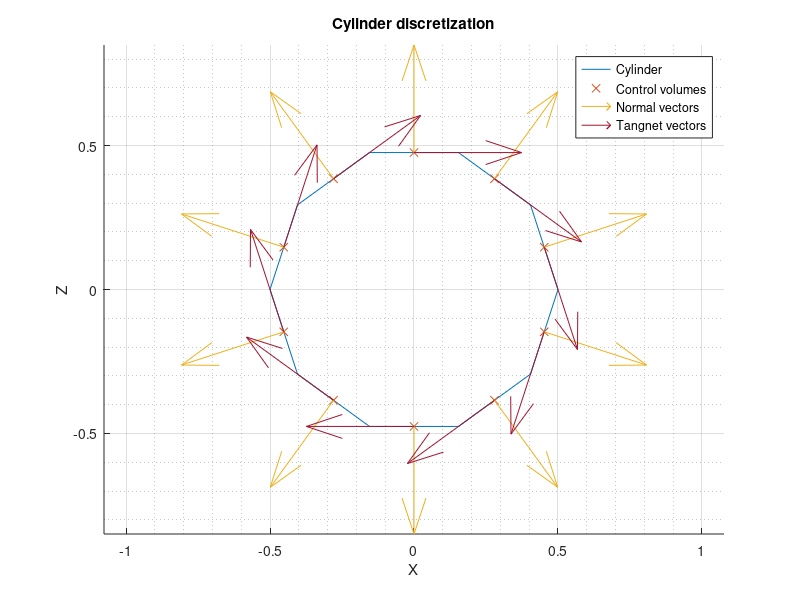

Recreate this plot in MATLAB.
clear
close all
clc

%% DATA INPUT
R = 0.5;
N = 10;
M = N +1;
angle = linspace(0, 2*pi, M);

%% VECTOR DEFINITION
posicions = zeros(M, 2);
pos_cv = zeros(N, 2);
long = zeros(N, 1);
sin_array = zeros(N, 1);
cos_array = zeros(N, 1);
T_c = zeros(N, 2);
N_c = zeros(N, 2);

%% CALCULATIONS

% compute the x & z position of each node point
for i = 1:M
    posicions(i, 1) = R * cos(angle(1, i));
    posicions(i, 2) = - R * sin(angle(1, i));
end

for i = 1:N
    % compute the x & z position of each control volume
    pos_cv(i, 1) = (posicions(i, 1) + posicions(i+1, 1)) / 2;
    pos_cv(i, 2) = (posicions(i, 2) + posicions(i+1, 2)) / 2;

    % compute the longitud of each control volume
    diferencia_x = abs(posicions(i, 1) - posicions(i+1, 1));
    diferencia_z = abs(posicions(i, 2) - posicions(i+1, 2));
    long(i, 1) = sqrt(diferencia_x^2 + diferencia_z^2);

    % compute the cos & sen that the cv maes with x axis
    sin_array(i, 1) = (-posicions(i+1, 2) + posicions(i, 2)) / long(i, 1);
    cos_array(i, 1) = (+posicions(i+1, 1) - posicions(i, 1)) / long(i, 1);

    % definition of normal & tangent vectors for each control volume
    N_c(i, :) = [sin_array(i, 1), cos_array(i, 1)];
    T_c(i, :) = [cos_array(i, 1), -sin_array(i, 1)];

end

figure(1)
hold on
plot(posicions(:, 1), posicions(:, 2))
plot(pos_cv(:, 1), pos_cv(:, 2), 'x')
quiver(pos_cv(:, 1), pos_cv(:, 2), N_c(:, 1), N_c(:, 2))
quiver(pos_cv(:, 1), pos_cv(:, 2), T_c(:, 1), T_c(:, 2))
xlabel('X')
ylabel('Z')
title('Cylinder discretization')
legend('Cylinder', 'Control volumes', 'Normal vectors', 'Tangnet vectors', 'Location','best')
axis equal
grid on 
grid minor